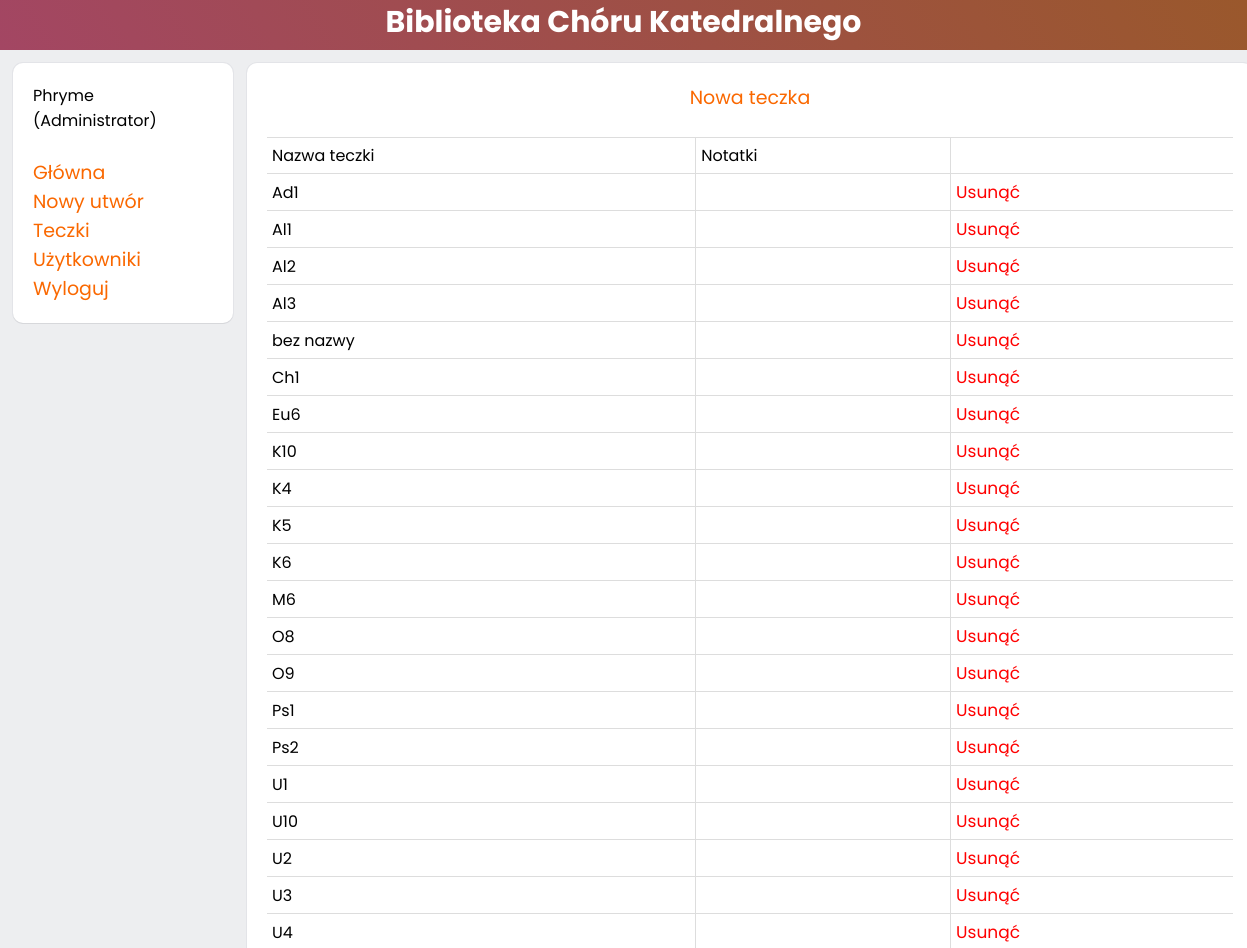
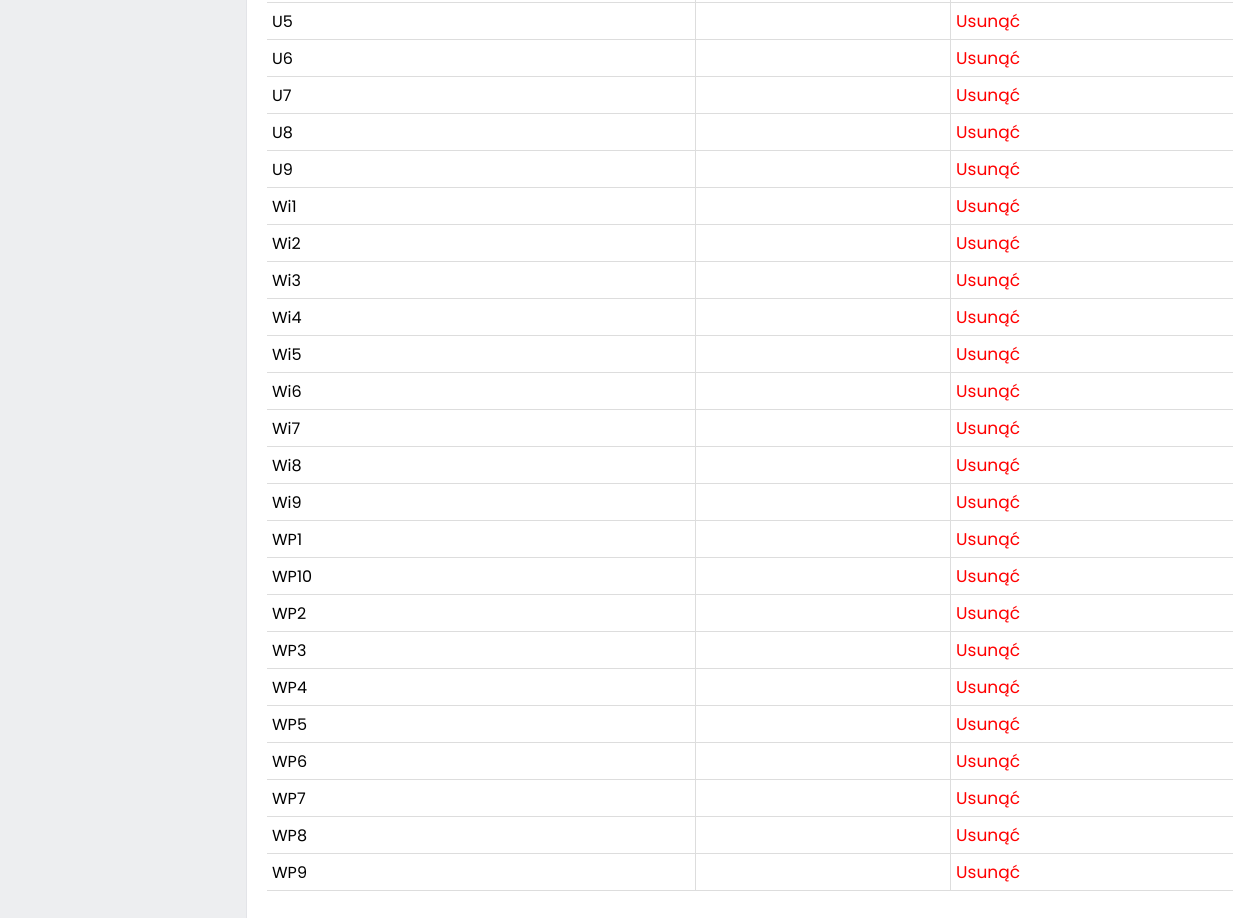
The app's page /?action=folders (signed in) with its own data (2 pictures, top to bottom).
### tables this page shows
CREATE TABLE folder(
id_folder integer auto_increment primary key not null,
name_folder varchar(10) unique,
note varchar(70)
);

### public/index.php (called while the page is built, shortened)
<?php
$action = $_GET['action'] ? $_GET['action'] : 'main';
include ROOT_FOLDER.$action.'.php';
?>

### folders.php (the view, shortened to what this page needs)
<html>
<head>
    <link rel="stylesheet" href="style.css">
    <div class="header">
        <h1 class="zagl">Biblioteka Chóru Katedralnego</h1>
    </div>
</head>
<body>
    <table>
         <tr><td style="width: 180px;" valign="top">
             <div class="navigator">
                    <?php
                 echo $_SESSION["online_login"]."<br>";
                 if($_SESSION["root"]){
                     echo "(Administrator)<br><br>";
                 }else{
                     echo "(Użytkownik)<br><br>";
                 }?>
             <a href="main.php" class = "a">Główna</a><br>
                 <?php
                 if($_SESSION["root"]){
                     echo "<a href='add_song.php' class = 'a'>Nowy utwór</a><br>";
                     echo "<a href='folders.php' class = 'a'>Teczki</a><br>";
                     echo "<a href='users.php' class = 'a'>Użytkowniki</a><br>";
                 }
                 ?>
              <a href="authorization.html" class = "a">Wyloguj</a><br>
             </div>
             </td>
             <td valign="top" style="width: 80%;">
                 <div class="p_navigator" style="width: 100%;">
           <a class = "a" href="add_fold.php">Nowa teczka</a><br><br>
        <?php
$servername = "localhost";
$username = "root";
$password = "";
$dbname = "library";
$conn = new mysqli($servername, $username, $password, $dbname);
$sql = "select name_folder, note from folder order by name_folder;";
$result = $conn->query($sql);
if ($result->num_rows > 0) {
  echo "<table class='table'>";
  echo "<tr><td>Nazwa teczki</td><td>Notatki</td><td></td></tr>";
  while($row = $result->fetch_assoc()) {
   $delete = "<a class='c' href = 'del_folder_sql.php?name_folder=".$row["name_folder"]."'>Usunąć</a>";
  echo "<tr><td>".$row["name_folder"]."</td><td>".$row["note"]."</td><td>".$delete."</td></tr>";
  }
    echo "</table>";
} else {
  echo "Nie ma danych";
}
?>
                 </div>
       </td>
    </table>
    </body>
</html>

### public/style.css (style rules this page uses)
* { font-family: 'Poppins', sans-serif; margin: 0px; }
body { background: #edeef0; }
.header { width: 100%; height: 50px; }
.zagl { color:white; text-align: center; font-size: 30px; background: rgb(2,0,36); background: linear-gradient(60deg, rgba(2,0,36,1) 0%, rgba(163,70,99,1) 0%, rgba(154,88,44,1) 100%); margin-bottom: 30px; height: 50px; }
.c { background-color: transparent; font-size: 17px; color:rgb(255,0,0); text-decoration: none; cursor: pointer; }
.a { background-color: transparent; font-size: 19px; color:#fa6800; text-decoration: none; cursor: pointer; }
.navigator { padding: 20px; width:inherit ; height: auto; background-color: white; border-radius: 10px; box-shadow:rgb(215, 216, 219) 0px 1px 0px 0px, rgb(227, 228, 232) 0px 0px 0px 1px; margin-top: 10px; margin-left: 10px; margin-right: 10px; }
.p_navigator { text-align: center; padding: 20px; width: inherit; height: auto; background-color: white; border-radius: 10px; box-shadow:rgb(215, 216, 219) 0px 1px 0px 0px, rgb(227, 228, 232) 0px 0px 0px 1px; margin-bottom: 50px; margin-top: 10px; margin-left: auto; margin-right: auto; }
.table { width: 100%; margin-bottom: 20px; border-collapse: collapse; }
.table td { border: 1px solid #dddddd; padding: 5px; }
.table tr td:first-child, .table tr th:first-child { border-left: none; }
.table tr td:last-child, .table tr th:last-child { border-right: none; }

### records on screen
folder: name_folder "Ad1"
folder: name_folder "Al1"
folder: name_folder "Al2"
folder: name_folder "Al3"
folder: name_folder "bez nazwy"
folder: name_folder "Ch1"
folder: name_folder "Eu6"
folder: name_folder "K10"
folder: name_folder "K4"
folder: name_folder "K5"
folder: name_folder "K6"
folder: name_folder "M6"
folder: name_folder "O8"
folder: name_folder "O9"
folder: name_folder "Ps1"
folder: name_folder "Ps2"
folder: name_folder "U1"
folder: name_folder "U10"
folder: name_folder "U2"
folder: name_folder "U3"
folder: name_folder "U4"
folder: name_folder "U5"
folder: name_folder "U6"
folder: name_folder "U7"
folder: name_folder "U8"
folder: name_folder "U9"
folder: name_folder "Wi1"
folder: name_folder "Wi2"
folder: name_folder "Wi3"
folder: name_folder "Wi4"
folder: name_folder "Wi5"
folder: name_folder "Wi6"
folder: name_folder "Wi7"
folder: name_folder "Wi8"
folder: name_folder "Wi9"
folder: name_folder "WP1"
folder: name_folder "WP10"
folder: name_folder "WP2"
folder: name_folder "WP3"
folder: name_folder "WP4"
folder: name_folder "WP5"
folder: name_folder "WP6"
folder: name_folder "WP7"
folder: name_folder "WP8"
folder: name_folder "WP9"

### other values on screen
$_SESSION["online_login"] "Phryme"
